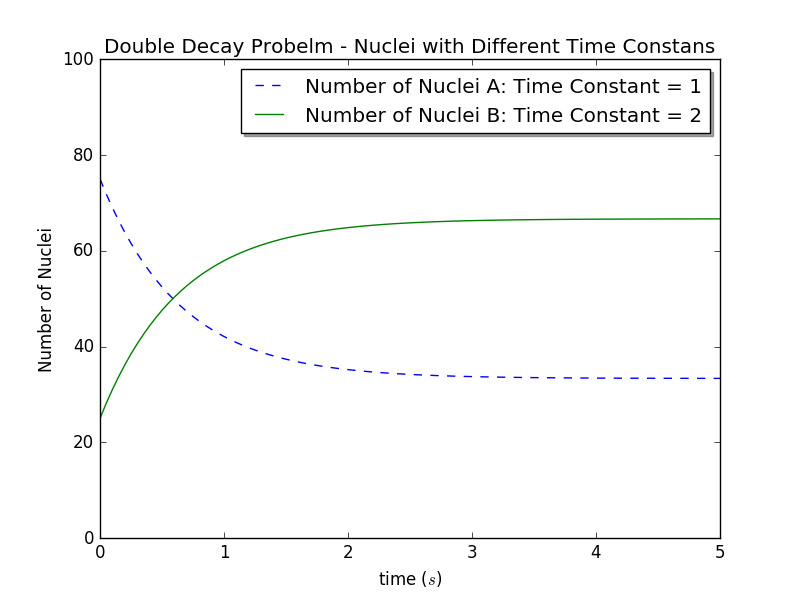

Recreate this plot in Python.
# -*- coding: utf-8 -*-
"""
Created on Sun Oct  9 10:39:10 2016

@author: Administrator
"""

# -*- coding: utf-8 -*-
"""
Created on Fri Oct  7 09:35:43 2016

@author: Administrator
"""

import pylab as pl
class nuclei_decay:
    """
    Simulation of a decay problem with two types of nuclei
    Program to solve Chapter 1 Exercise *1.5. of 'Computational Physics' by Prof. Cai
    """
    def __init__(self, number_of_nuclei_A = 75, number_of_nuclei_B = 25, time_constantA = 1, time_constantB = 2, time_of_duration = 5, time_step = 0.05 ):
        self.n_A = [number_of_nuclei_A]
        self.n_B = [number_of_nuclei_B]
        self.t = [0]
        self.tauA = time_constantA
        self.tauB = time_constantB
        self.dt = time_step
        self.time = time_of_duration
        self.nsteps = int(time_of_duration // time_step + 1)
        print("Initial number of nuclei A ->", number_of_nuclei_A)
        print("Initial number of nuclei B ->", number_of_nuclei_B)
        print("Time constant of nuclei A ->", time_constantA)
        print("Time constant of nuclei B ->", time_constantB)        
        print("Time step ->", time_step)
        print("Total time ->", time_of_duration)

    def calculate(self):
        for i in range(self.nsteps):
            tmp_A = self.n_A[i] + (self.n_B[i] / self.tauB - self.n_A[i] / self.tauA) * self.dt
            tmp_B = self.n_B[i] + (self.n_A[i] / self.tauA - self.n_B[i] / self.tauB) * self.dt
            self.n_A.append(tmp_A)
            self.n_B.append(tmp_B)
            self.t.append(self.t[i] + self.dt)
           
    def show_results(self):
        pl.plot(self.t, self.n_A, 'b--', label='Number of Nuclei A: Time Constant = 1')
        pl.plot(self.t, self.n_B, 'g', label='Number of Nuclei B: Time Constant = 2')
        pl.title('Double Decay Probelm - Nuclei with Different Time Constans')
        pl.xlim(0.0, 5.0)
        pl.ylim(0.0, 100.0)
        pl.xlabel('time ($s$)')
        pl.ylabel('Number of Nuclei')
        pl.legend(loc='best', shadow=True)
        
    def store_results(self):
        myfile = open('4(improved-11) data.txt', 'w')
        for i in range(len(self.t)):
            print(self.t[i], self.n_A[i], self.n_B[i], file = myfile)
        myfile.close()

#matplotlib inline
a = nuclei_decay()
a.calculate()
a.show_results()
a.store_results()
        
        
        
        
